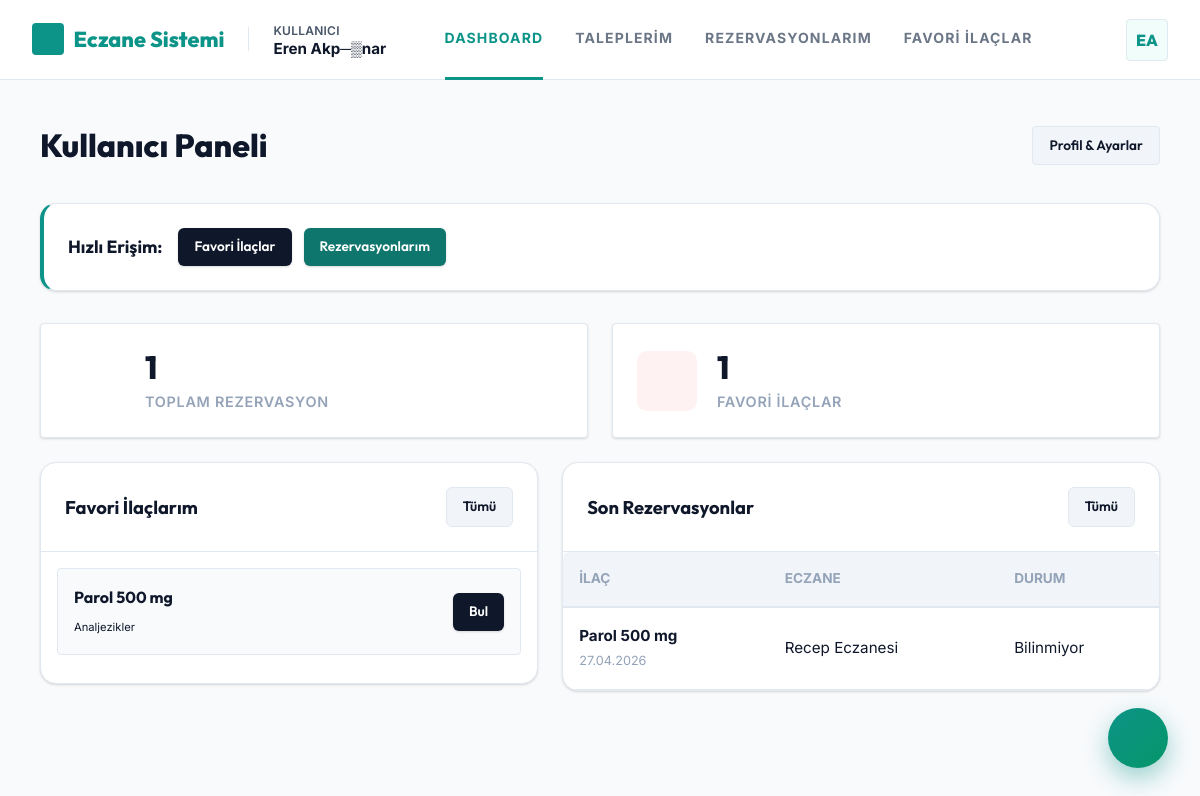
Screenshot of /user/index.php (signed in) with the database file from the repository.
### tables this page shows
CREATE TABLE `favoriler` (
  `id` int(11) NOT NULL AUTO_INCREMENT,
  `kullanici_id` int(11) NOT NULL,
  `ilac_id` int(11) NOT NULL,
  `olusturma` datetime NOT NULL DEFAULT current_timestamp(),
  PRIMARY KEY (`id`),
  UNIQUE KEY `uk_kullanici_ilac` (`kullanici_id`,`ilac_id`),
  KEY `fk_fav_ilac` (`ilac_id`),
  CONSTRAINT `fk_fav_ilac` FOREIGN KEY (`ilac_id`) REFERENCES `ilaclar` (`id`) ON DELETE CASCADE ON UPDATE CASCADE,
  CONSTRAINT `fk_fav_kullanici` FOREIGN KEY (`kullanici_id`) REFERENCES `kullanicilar` (`id`) ON DELETE CASCADE ON UPDATE CASCADE
);

CREATE TABLE `ilaclar` (
  `id` int(11) NOT NULL AUTO_INCREMENT,
  `kategori_id` int(11) NOT NULL,
  `ad` varchar(200) NOT NULL,
  `barkod` varchar(50) DEFAULT NULL,
  `etken_madde` varchar(200) DEFAULT NULL,
  `aciklama` text DEFAULT NULL,
  `resim` varchar(255) DEFAULT NULL,
  `aktif` tinyint(1) NOT NULL DEFAULT 1,
  `olusturma` datetime NOT NULL DEFAULT current_timestamp(),
  PRIMARY KEY (`id`),
  UNIQUE KEY `barkod` (`barkod`),
  KEY `fk_ilac_kategori` (`kategori_id`),
  CONSTRAINT `fk_ilac_kategori` FOREIGN KEY (`kategori_id`) REFERENCES `kategoriler` (`id`) ON UPDATE CASCADE
);

CREATE TABLE `kategoriler` (
  `id` int(11) NOT NULL AUTO_INCREMENT,
  `ad` varchar(150) NOT NULL,
  `aciklama` text DEFAULT NULL,
  `olusturma` datetime NOT NULL DEFAULT current_timestamp(),
  PRIMARY KEY (`id`),
  UNIQUE KEY `ad` (`ad`)
);

CREATE TABLE `ayirtmalar` (
  `id` int(11) NOT NULL AUTO_INCREMENT,
  `kullanici_id` int(11) NOT NULL,
  `eczane_id` int(11) NOT NULL,
  `ilac_id` int(11) NOT NULL,
  `notlar` text DEFAULT NULL,
  `durum` enum('beklemede','onaylandi','reddedildi','teslim_edildi','iptal') DEFAULT 'beklemede',
  `olusturma_tarihi` datetime DEFAULT current_timestamp(),
  `guncelleme_tarihi` datetime DEFAULT current_timestamp() ON UPDATE current_timestamp(),
  PRIMARY KEY (`id`),
  KEY `fk_ayirtma_kullanici` (`kullanici_id`),
  KEY `fk_ayirtma_eczane` (`eczane_id`),
  KEY `fk_ayirtma_ilac` (`ilac_id`),
  CONSTRAINT `fk_ayirtma_eczane` FOREIGN KEY (`eczane_id`) REFERENCES `eczaneler` (`id`) ON DELETE CASCADE,
  CONSTRAINT `fk_ayirtma_ilac` FOREIGN KEY (`ilac_id`) REFERENCES `ilaclar` (`id`) ON DELETE CASCADE,
  CONSTRAINT `fk_ayirtma_kullanici` FOREIGN KEY (`kullanici_id`) REFERENCES `kullanicilar` (`id`) ON DELETE CASCADE
);

CREATE TABLE `eczaneler` (
  `id` int(11) NOT NULL AUTO_INCREMENT,
  `kullanici_id` int(11) NOT NULL,
  `eczane_adi` varchar(200) NOT NULL,
  `adres` text NOT NULL,
  `sehir` varchar(100) NOT NULL,
  `ilce` varchar(100) NOT NULL,
  `telefon` varchar(20) DEFAULT NULL,
  `enlem` decimal(10,8) DEFAULT NULL,
  `boylam` decimal(11,8) DEFAULT NULL,
  `harita_linki` varchar(500) DEFAULT NULL,
  `calisma_saatleri` varchar(100) DEFAULT '09:00 - 19:00',
  `nobetci` tinyint(1) NOT NULL DEFAULT 0,
  `durum` enum('beklemede','onaylandi','reddedildi') NOT NULL DEFAULT 'beklemede',
  `belge_dosyasi` varchar(255) DEFAULT NULL,
  `red_nedeni` text DEFAULT NULL,
  `olusturma` datetime NOT NULL DEFAULT current_timestamp(),
  `guncelleme` datetime NOT NULL DEFAULT current_timestamp() ON UPDATE current_timestamp(),
  `slug` varchar(100) DEFAULT NULL,
  `hakkimizda` text DEFAULT NULL,
  `banner_resmi` varchar(255) DEFAULT NULL,
  `tema_rengi` varchar(7) DEFAULT '#6366f1',
  `vitrin_aktif` tinyint(1) DEFAULT 0,
  PRIMARY KEY (`id`),
  UNIQUE KEY `kullanici_id` (`kullanici_id`),
  UNIQUE KEY `slug` (`slug`),
  CONSTRAINT `fk_eczane_kullanici` FOREIGN KEY (`kullanici_id`) REFERENCES `kullanicilar` (`id`) ON DELETE CASCADE ON UPDATE CASCADE
);

### core/db.php (called while the page is built, shortened)
<?php
class Veritabani {
    private static ?PDO $baglanti = null;
    public static function baglan(): PDO {
        if (self::$baglanti === null) {
            $dsn = "mysql:host=" . DB_HOST . ";port=" . DB_PORT . ";dbname=" . DB_NAME . ";charset=" . DB_CHARSET;
            $secenekler = [
                PDO::ATTR_ERRMODE            => PDO::ERRMODE_EXCEPTION,
                PDO::ATTR_DEFAULT_FETCH_MODE => PDO::FETCH_ASSOC,
                PDO::ATTR_EMULATE_PREPARES   => false,
                PDO::MYSQL_ATTR_INIT_COMMAND => "SET NAMES " . DB_CHARSET . " COLLATE " . DB_CHARSET . "_general_ci",
            ];
            try {
                self::$baglanti = new PDO($dsn, DB_USER, DB_PASS, $secenekler);
            } catch (PDOException $e) {
                error_log("Veritabanı Hatası: " . $e->getMessage());
                die('<div style="font-family:sans-serif; text-align:center; padding:5rem; color:#64748b;">
                    <h1 style="color:#0f172a;">⚠ Veritabanı Bağlantı Hatası</h1>
                    <p>Sistem şu anda geçici bir teknik sorun nedeniyle erişilemez durumda.</p>
                </div>');
            }
        }
        return self::$baglanti;
    }
}
function db(): PDO {
    return Veritabani::baglan();
}

### includes/helpers.php (called while the page is built, shortened)
<?php
if (!function_exists('e')) {
    function e(string $metin): string
    {
        return htmlspecialchars($metin, ENT_QUOTES | ENT_HTML5, 'UTF-8');
    }
}

### user/index.php (the view, shortened to what this page needs)
<?php
require_once __DIR__ . '/../core/db.php';
$kid = mevcutKullaniciId();
$rezCount = db()->prepare("SELECT COUNT(*) FROM ayirtmalar WHERE kullanici_id = ?");
$rezCount->execute([$kid]);
$toplamRezervasyon = $rezCount->fetchColumn();
$favCount = db()->prepare("SELECT COUNT(*) FROM favoriler WHERE kullanici_id = ?");
$favCount->execute([$kid]);
$toplamFavori = $favCount->fetchColumn();
$sonRezervasyonlar = db()->prepare("
    SELECT a.*, e.eczane_adi, i.ad as ilac_adi
    FROM ayirtmalar a
    JOIN eczaneler e ON a.eczane_id = e.id
    JOIN ilaclar i ON a.ilac_id = i.id
    WHERE a.kullanici_id = ?
    ORDER BY a.olusturma_tarihi DESC LIMIT 5
");
$sonRezervasyonlar->execute([$kid]);
$rezervasyonlar = $sonRezervasyonlar->fetchAll();
$sonFavoriler = db()->prepare("
    SELECT f.*, i.ad AS ilac_adi, k.ad AS kategori_adi
    FROM favoriler f
    JOIN ilaclar i ON f.ilac_id = i.id
    JOIN kategoriler k ON k.id = i.kategori_id
    WHERE f.kullanici_id = ?
    ORDER BY f.olusturma DESC LIMIT 4
");
$sonFavoriler->execute([$kid]);
$favoriler = $sonFavoriler->fetchAll();
include __DIR__ . '/../includes/header.php';
?>
<main class="ana-icerik">
    <div class="sayfa-baslik">
        <h1><?= svgIkon('grid') ?> Kullanıcı Paneli</h1>
        <a href="profile.php" class="btn btn-gri btn-sm" style="border-radius:4px;"><?= svgIkon('settings') ?> Profil &
            Ayarlar</a>
    </div>
    <div class="kart mb-2"
        style="padding:1.5rem; display:flex; gap:1rem; align-items:center; background:var(--arkaplan-kart); border-left:4px solid var(--renk-birincil);">
        <h3
            style="margin:0; font-size:1.1rem; color:var(--metin-birincil); display:flex; align-items:center; gap:0.5rem; white-space:nowrap;">
            <?= svgIkon('activity') ?> Hızlı Erişim:
        </h3>
        <div style="display:flex; gap:0.75rem; flex-wrap:wrap;">
            <a href="favorites.php" class="btn btn-birincil btn-sm"><?= svgIkon('heart') ?> Favori İlaçlar</a>
            <a href="reservations.php" class="btn btn-ikincil btn-sm"><?= svgIkon('clock') ?> Rezervasyonlarım</a>
        </div>
    </div>
    <div style="display:grid;grid-template-columns:repeat(auto-fit,minmax(240px,1fr));gap:1.5rem;margin-bottom:1.5rem;">
        <div class="stat-kart">
            <div class="stat-ikon"><?= svgIkon('pill') ?></div>
            <div class="stat-icerik">
                <div class="stat-sayi"><?= number_format($toplamRezervasyon) ?></div>
                <div class="stat-etiket">Toplam Rezervasyon</div>
            </div>
        </div>
        <div class="stat-kart">
            <div class="stat-ikon red-bg" style="color:var(--renk-tehlike); background:var(--renk-tehlike-bg);">
            </div>
            <div class="stat-icerik">
                <div class="stat-sayi"><?= number_format($toplamFavori) ?></div>
                <div class="stat-etiket">Favori İlaçlar</div>
            </div>
        </div>
    </div>
    <div style="display:grid;grid-template-columns:1fr 1.2fr;gap:1.5rem;align-items:start;">
        <div class="kart" style="margin:0;">
            <div class="kart-baslik">
                <h2 style="margin:0;"><?= svgIkon('heart') ?> Favori İlaçlarım</h2>
                <a href="favorites.php" class="btn btn-gri btn-sm">Tümü</a>
            </div>
            <?php if (empty($favoriler)): ?>
                <div class="bos-durum" style="padding:2rem;">
                    <div class="stat-ikon mb-1" style="width:40px;height:40px;"><?= svgIkon('pill') ?></div>
                    <p>Henüz favori ilacınız yok.</p>
                </div>
            <?php else: ?>
                <div style="padding:1rem;">
                    <?php foreach ($favoriler as $f): ?>
                        <div style="padding:1rem; border:1px solid var(--kenar-rengi); border-radius:4px; margin-bottom:0.75rem; background:var(--arkaplan); display:flex; justify-content:space-between; align-items:center;">
                            <div>
                                <h4 style="margin:0 0 0.2rem 0; font-size:1rem;"><?= e($f['ilac_adi']) ?></h4>
                                <span class="rozet rozet-mavi" style="font-size:0.7rem;"><?= e($f['kategori_adi']) ?></span>
                            </div>
                            <a href="find_pharmacy.php?ilac_id=<?= $f['ilac_id'] ?>" class="btn btn-birincil btn-sm"><?= svgIkon('search') ?> Bul</a>
                        </div>
                    <?php endforeach; ?>
                </div>
            <?php endif; ?>
        </div>
        <div class="kart" style="margin:0;">
            <div class="kart-baslik">
                <h2 style="margin:0;"><?= svgIkon('clock') ?> Son Rezervasyonlar</h2>
                <a href="reservations.php" class="btn btn-gri btn-sm">Tümü</a>
            </div>
            <?php if (empty($rezervasyonlar)): ?>
                <div class="bos-durum" style="padding:2.5rem 1.5rem;">
                    <div class="stat-ikon mb-1" style="width:48px;height:48px;font-size:1.5rem;"><?= svgIkon('info') ?>
                    </div>
                    <h3>Rezervasyon Bulunamadı</h3>
                </div>
            <?php else: ?>
                <div class="tablo-sarici">
                    <table class="tablo" style="margin:0;">
                        <thead>
                            <tr>
                                <th>İlaç</th>
                                <th>Eczane</th>
                                <th>Durum</th>
                            </tr>
                        </thead>
                        <tbody>
                            <?php foreach ($rezervasyonlar as $r): ?>
                                <?php
                                $durumEtiketi = match ($r['durum']) {
                                    'beklemede' => '<span class="rozet rozet-sari">Beklemede</span>',
                                    'onaylandi' => '<span class="rozet rozet-yesil">Onaylandı</span>',
                                    'reddedildi' => '<span class="rozet rozet-kirmizi">Reddedildi</span>',
                                    default => '<span class="rozet rozet-gri">Bilinmiyor</span>'
                                };
                                ?>
                                <tr>
                                    <td>
                                        <strong><?= e($r['ilac_adi']) ?></strong><br>
                                        <small
                                            style="color:var(--metin-uc);"><?= date('d.m.Y', strtotime($r['olusturma_tarihi'])) ?></small>
                                    </td>
                                    <td><?= e($r['eczane_adi']) ?></td>
                                    <td><?= $durumEtiketi ?></td>
                                </tr>
                            <?php endforeach; ?>
                        </tbody>
                    </table>
                </div>
            <?php endif; ?>
        </div>
    </div>
</main>
<?php include __DIR__ . '/../includes/footer.php'; ?>

### rows the page displays
favoriler: ilac.ad "Parol 500 mg", kategoriler.ad "Analjezikler"
ayirtmalar: ilac.ad "Parol 500 mg", olusturma_tarihi "27.04.2026", eczane.eczane_adi "Recep Eczanesi", durum "Bilinmiyor"

### other values shown
APP_NAME "Eczane Sistemi"
rolAdi($rol) "KULLANICI"
$_SESSION['kullanici_ad'] "Eren Akp─▒nar"
$item['label'] "DASHBOARD"
$item['label'] "TALEPLERIM"
$item['label'] "REZERVASYONLARIM"
$item['label'] "FAVORI İLAÇLAR"
initialsAvatar($_SESSION['kullanici_ad'] ?? 'U') "EA"
$toplamRezervasyon "1"
$toplamFavori "1"
